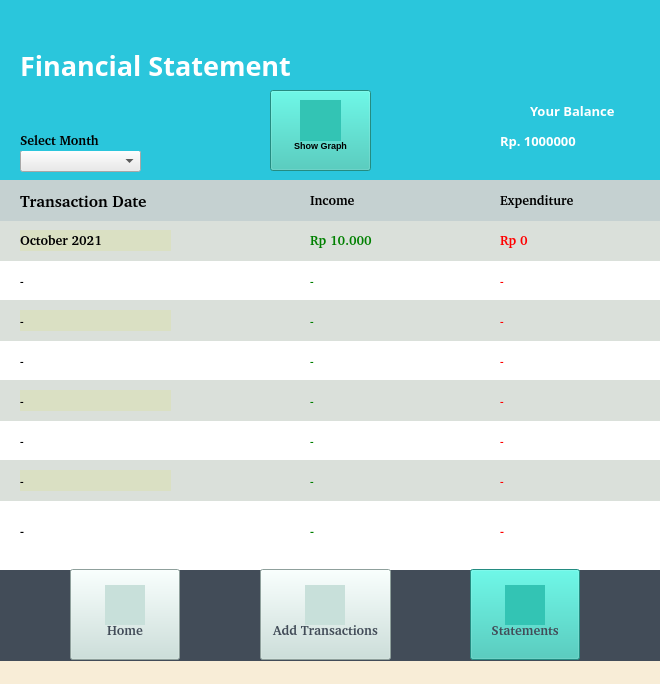
<?xml version="1.0" encoding="UTF-8"?>
<ui version="4.0">
 <class>Finstat</class>
 <widget class="QMainWindow" name="Finstat">
  <property name="geometry">
   <rect>
    <x>0</x>
    <y>0</y>
    <width>660</width>
    <height>684</height>
   </rect>
  </property>
  <property name="minimumSize">
   <size>
    <width>660</width>
    <height>684</height>
   </size>
  </property>
  <property name="maximumSize">
   <size>
    <width>660</width>
    <height>684</height>
   </size>
  </property>
  <property name="windowTitle">
   <string>Finstat</string>
  </property>
  <property name="styleSheet">
   <string notr="true">background-color: rgb(248, 237, 215);</string>
  </property>
  <widget class="QWidget" name="centralwidget">
   <widget class="QLabel" name="welcomelabel">
    <property name="geometry">
     <rect>
      <x>20</x>
      <y>0</y>
      <width>371</width>
      <height>131</height>
     </rect>
    </property>
    <property name="font">
     <font>
      <family>Poppins</family>
      <pointsize>20</pointsize>
      <weight>75</weight>
      <bold>true</bold>
     </font>
    </property>
    <property name="layoutDirection">
     <enum>Qt::LeftToRight</enum>
    </property>
    <property name="styleSheet">
     <string notr="true">background-color:rgb(255,182,46);
color: rgb(255, 255, 255);
background-color: rgb(42, 198, 220);</string>
    </property>
    <property name="text">
     <string>Financial Statement</string>
    </property>
   </widget>
   <widget class="QLabel" name="notelabel">
    <property name="geometry">
     <rect>
      <x>20</x>
      <y>180</y>
      <width>251</width>
      <height>41</height>
     </rect>
    </property>
    <property name="font">
     <font>
      <family>Champagne &amp; Limousines</family>
      <pointsize>12</pointsize>
      <weight>75</weight>
      <bold>true</bold>
     </font>
    </property>
    <property name="styleSheet">
     <string notr="true">background-color:rgb(197,209,209);</string>
    </property>
    <property name="text">
     <string>Transaction Date</string>
    </property>
   </widget>
   <widget class="QLabel" name="balancelabel">
    <property name="geometry">
     <rect>
      <x>530</x>
      <y>90</y>
      <width>121</width>
      <height>41</height>
     </rect>
    </property>
    <property name="font">
     <font>
      <family>Poppins</family>
      <pointsize>10</pointsize>
      <weight>75</weight>
      <bold>true</bold>
     </font>
    </property>
    <property name="layoutDirection">
     <enum>Qt::LeftToRight</enum>
    </property>
    <property name="styleSheet">
     <string notr="true">background-color:rgb(255,182,46);
color: rgb(255, 255, 255);
background-color: rgb(42, 198, 220);</string>
    </property>
    <property name="text">
     <string>Your Balance</string>
    </property>
   </widget>
   <widget class="QLabel" name="balancemoney">
    <property name="geometry">
     <rect>
      <x>500</x>
      <y>120</y>
      <width>151</width>
      <height>41</height>
     </rect>
    </property>
    <property name="font">
     <font>
      <family>Poppins</family>
      <pointsize>10</pointsize>
      <weight>75</weight>
      <bold>true</bold>
     </font>
    </property>
    <property name="layoutDirection">
     <enum>Qt::LeftToRight</enum>
    </property>
    <property name="styleSheet">
     <string notr="true">background-color:rgb(255,182,46);
color: rgb(255, 255, 255);
background-color: rgb(42, 198, 220);</string>
    </property>
    <property name="text">
     <string>Rp. 1000000</string>
    </property>
   </widget>
   <widget class="QLabel" name="incomelabel">
    <property name="geometry">
     <rect>
      <x>310</x>
      <y>190</y>
      <width>141</width>
      <height>21</height>
     </rect>
    </property>
    <property name="font">
     <font>
      <family>Champagne &amp; Limousines</family>
      <pointsize>10</pointsize>
      <weight>75</weight>
      <bold>true</bold>
     </font>
    </property>
    <property name="styleSheet">
     <string notr="true">background-color:rgb(197,209,209);</string>
    </property>
    <property name="text">
     <string>Income</string>
    </property>
   </widget>
   <widget class="QLabel" name="expenlabel">
    <property name="geometry">
     <rect>
      <x>500</x>
      <y>190</y>
      <width>141</width>
      <height>21</height>
     </rect>
    </property>
    <property name="font">
     <font>
      <family>Champagne &amp; Limousines</family>
      <pointsize>10</pointsize>
      <weight>75</weight>
      <bold>true</bold>
     </font>
    </property>
    <property name="styleSheet">
     <string notr="true">background-color:rgb(197,209,209);</string>
    </property>
    <property name="text">
     <string>Expenditure</string>
    </property>
   </widget>
   <widget class="QLabel" name="monthlabel">
    <property name="geometry">
     <rect>
      <x>20</x>
      <y>230</y>
      <width>151</width>
      <height>21</height>
     </rect>
    </property>
    <property name="font">
     <font>
      <family>Champagne &amp; Limousines</family>
      <pointsize>10</pointsize>
      <weight>75</weight>
      <bold>true</bold>
     </font>
    </property>
    <property name="styleSheet">
     <string notr="true">background-color:rgb(218,224,195);</string>
    </property>
    <property name="text">
     <string>October 2021</string>
    </property>
   </widget>
   <widget class="QLabel" name="monthincome">
    <property name="geometry">
     <rect>
      <x>310</x>
      <y>230</y>
      <width>141</width>
      <height>21</height>
     </rect>
    </property>
    <property name="font">
     <font>
      <family>Champagne &amp; Limousines</family>
      <pointsize>10</pointsize>
      <weight>75</weight>
      <bold>true</bold>
     </font>
    </property>
    <property name="styleSheet">
     <string notr="true">color : green;
background-color:rgb(218,224,218);</string>
    </property>
    <property name="text">
     <string>Rp 10.000</string>
    </property>
   </widget>
   <widget class="QLabel" name="monthexpen">
    <property name="geometry">
     <rect>
      <x>500</x>
      <y>230</y>
      <width>141</width>
      <height>21</height>
     </rect>
    </property>
    <property name="font">
     <font>
      <family>Champagne &amp; Limousines</family>
      <pointsize>10</pointsize>
      <weight>75</weight>
      <bold>true</bold>
     </font>
    </property>
    <property name="styleSheet">
     <string notr="true">color : red;
background-color:rgb(218,224,218);</string>
    </property>
    <property name="text">
     <string>Rp 0</string>
    </property>
   </widget>
   <widget class="QLabel" name="body">
    <property name="geometry">
     <rect>
      <x>0</x>
      <y>260</y>
      <width>661</width>
      <height>341</height>
     </rect>
    </property>
    <property name="font">
     <font>
      <family>Gagalin</family>
      <pointsize>18</pointsize>
      <weight>75</weight>
      <bold>true</bold>
     </font>
    </property>
    <property name="layoutDirection">
     <enum>Qt::LeftToRight</enum>
    </property>
    <property name="styleSheet">
     <string notr="true">background-color:white;</string>
    </property>
    <property name="text">
     <string/>
    </property>
   </widget>
   <widget class="QLabel" name="header">
    <property name="geometry">
     <rect>
      <x>0</x>
      <y>0</y>
      <width>661</width>
      <height>181</height>
     </rect>
    </property>
    <property name="font">
     <font>
      <family>Gagalin</family>
      <pointsize>18</pointsize>
      <weight>75</weight>
      <bold>true</bold>
     </font>
    </property>
    <property name="layoutDirection">
     <enum>Qt::LeftToRight</enum>
    </property>
    <property name="styleSheet">
     <string notr="true">background-color:rgb(255,182,46);
background-color: rgb(42, 198, 220);</string>
    </property>
    <property name="text">
     <string/>
    </property>
   </widget>
   <widget class="QLabel" name="body1">
    <property name="geometry">
     <rect>
      <x>0</x>
      <y>180</y>
      <width>661</width>
      <height>41</height>
     </rect>
    </property>
    <property name="font">
     <font>
      <family>Gagalin</family>
      <pointsize>18</pointsize>
      <weight>75</weight>
      <bold>true</bold>
     </font>
    </property>
    <property name="layoutDirection">
     <enum>Qt::LeftToRight</enum>
    </property>
    <property name="styleSheet">
     <string notr="true">background-color:rgb(197,209,209);</string>
    </property>
    <property name="text">
     <string/>
    </property>
   </widget>
   <widget class="QLabel" name="footer">
    <property name="geometry">
     <rect>
      <x>0</x>
      <y>570</y>
      <width>661</width>
      <height>91</height>
     </rect>
    </property>
    <property name="font">
     <font>
      <family>Gagalin</family>
      <pointsize>18</pointsize>
      <weight>75</weight>
      <bold>true</bold>
     </font>
    </property>
    <property name="layoutDirection">
     <enum>Qt::LeftToRight</enum>
    </property>
    <property name="styleSheet">
     <string notr="true">background-color:rgb(200,224,218);
background-color: rgb(66, 76, 88);</string>
    </property>
    <property name="text">
     <string/>
    </property>
   </widget>
   <widget class="QLabel" name="homeicon">
    <property name="geometry">
     <rect>
      <x>105</x>
      <y>585</y>
      <width>40</width>
      <height>40</height>
     </rect>
    </property>
    <property name="font">
     <font>
      <family>Champagne &amp; Limousines</family>
      <pointsize>12</pointsize>
      <weight>75</weight>
      <bold>true</bold>
     </font>
    </property>
    <property name="styleSheet">
     <string notr="true">background-color:rgb(200,224,218);
background-image : url(img/homenotfilled.png)
</string>
    </property>
    <property name="text">
     <string/>
    </property>
   </widget>
   <widget class="QLabel" name="addicon">
    <property name="geometry">
     <rect>
      <x>305</x>
      <y>585</y>
      <width>40</width>
      <height>40</height>
     </rect>
    </property>
    <property name="font">
     <font>
      <family>Champagne &amp; Limousines</family>
      <pointsize>12</pointsize>
      <weight>75</weight>
      <bold>true</bold>
     </font>
    </property>
    <property name="styleSheet">
     <string notr="true">background-color:rgb(200,224,218);
background-image : url(img/addnotfilled.png)
</string>
    </property>
    <property name="text">
     <string/>
    </property>
   </widget>
   <widget class="QPushButton" name="homebutton">
    <property name="geometry">
     <rect>
      <x>70</x>
      <y>569</y>
      <width>110</width>
      <height>91</height>
     </rect>
    </property>
    <property name="font">
     <font>
      <family>Champagne &amp; Limousines</family>
      <pointsize>10</pointsize>
      <weight>75</weight>
      <bold>true</bold>
     </font>
    </property>
    <property name="styleSheet">
     <string notr="true">background-color:rgb(200,224,218);
color: rgb(66, 76, 88);</string>
    </property>
    <property name="text">
     <string>

Home</string>
    </property>
   </widget>
   <widget class="QPushButton" name="addbutton">
    <property name="geometry">
     <rect>
      <x>260</x>
      <y>569</y>
      <width>131</width>
      <height>91</height>
     </rect>
    </property>
    <property name="font">
     <font>
      <family>Champagne &amp; Limousines</family>
      <pointsize>10</pointsize>
      <weight>75</weight>
      <bold>true</bold>
     </font>
    </property>
    <property name="styleSheet">
     <string notr="true">background-color:rgb(200,224,218);
color: rgb(66, 76, 88);</string>
    </property>
    <property name="text">
     <string>

Add Transactions</string>
    </property>
   </widget>
   <widget class="QPushButton" name="statementlabel">
    <property name="geometry">
     <rect>
      <x>470</x>
      <y>569</y>
      <width>110</width>
      <height>91</height>
     </rect>
    </property>
    <property name="font">
     <font>
      <family>Champagne &amp; Limousines</family>
      <pointsize>10</pointsize>
      <weight>75</weight>
      <bold>true</bold>
     </font>
    </property>
    <property name="styleSheet">
     <string notr="true">background-color:rgb(200,224,218);
color: rgb(66, 76, 88);
background-color: rgb(51, 196, 180);</string>
    </property>
    <property name="text">
     <string>

Statements</string>
    </property>
   </widget>
   <widget class="QLabel" name="statementicon">
    <property name="geometry">
     <rect>
      <x>505</x>
      <y>585</y>
      <width>40</width>
      <height>40</height>
     </rect>
    </property>
    <property name="font">
     <font>
      <family>Champagne &amp; Limousines</family>
      <pointsize>12</pointsize>
      <weight>75</weight>
      <bold>true</bold>
     </font>
    </property>
    <property name="styleSheet">
     <string notr="true">background-color:rgb(200,224,218);
background-color: rgb(51, 196, 180);
background-image : url(img/notesblack.png)
</string>
    </property>
    <property name="text">
     <string/>
    </property>
   </widget>
   <widget class="QLabel" name="body2">
    <property name="geometry">
     <rect>
      <x>0</x>
      <y>220</y>
      <width>661</width>
      <height>41</height>
     </rect>
    </property>
    <property name="font">
     <font>
      <family>Gagalin</family>
      <pointsize>18</pointsize>
      <weight>75</weight>
      <bold>true</bold>
     </font>
    </property>
    <property name="layoutDirection">
     <enum>Qt::LeftToRight</enum>
    </property>
    <property name="styleSheet">
     <string notr="true">background-color:rgb(218,224,218);</string>
    </property>
    <property name="text">
     <string/>
    </property>
   </widget>
   <widget class="QLabel" name="body3">
    <property name="geometry">
     <rect>
      <x>0</x>
      <y>300</y>
      <width>661</width>
      <height>41</height>
     </rect>
    </property>
    <property name="font">
     <font>
      <family>Gagalin</family>
      <pointsize>18</pointsize>
      <weight>75</weight>
      <bold>true</bold>
     </font>
    </property>
    <property name="layoutDirection">
     <enum>Qt::LeftToRight</enum>
    </property>
    <property name="styleSheet">
     <string notr="true">background-color:rgb(218,224,218);</string>
    </property>
    <property name="text">
     <string/>
    </property>
   </widget>
   <widget class="QLabel" name="body4">
    <property name="geometry">
     <rect>
      <x>0</x>
      <y>380</y>
      <width>661</width>
      <height>41</height>
     </rect>
    </property>
    <property name="font">
     <font>
      <family>Gagalin</family>
      <pointsize>18</pointsize>
      <weight>75</weight>
      <bold>true</bold>
     </font>
    </property>
    <property name="layoutDirection">
     <enum>Qt::LeftToRight</enum>
    </property>
    <property name="styleSheet">
     <string notr="true">background-color:rgb(218,224,218);</string>
    </property>
    <property name="text">
     <string/>
    </property>
   </widget>
   <widget class="QLabel" name="body5">
    <property name="geometry">
     <rect>
      <x>0</x>
      <y>460</y>
      <width>661</width>
      <height>41</height>
     </rect>
    </property>
    <property name="font">
     <font>
      <family>Gagalin</family>
      <pointsize>18</pointsize>
      <weight>75</weight>
      <bold>true</bold>
     </font>
    </property>
    <property name="layoutDirection">
     <enum>Qt::LeftToRight</enum>
    </property>
    <property name="styleSheet">
     <string notr="true">background-color:rgb(218,224,218);</string>
    </property>
    <property name="text">
     <string/>
    </property>
   </widget>
   <widget class="QLabel" name="top1label">
    <property name="geometry">
     <rect>
      <x>20</x>
      <y>270</y>
      <width>151</width>
      <height>21</height>
     </rect>
    </property>
    <property name="font">
     <font>
      <family>Champagne &amp; Limousines</family>
      <pointsize>8</pointsize>
      <weight>75</weight>
      <bold>true</bold>
     </font>
    </property>
    <property name="styleSheet">
     <string notr="true">background-color:white</string>
    </property>
    <property name="text">
     <string>-</string>
    </property>
   </widget>
   <widget class="QLabel" name="top2label">
    <property name="geometry">
     <rect>
      <x>20</x>
      <y>310</y>
      <width>151</width>
      <height>21</height>
     </rect>
    </property>
    <property name="font">
     <font>
      <family>Champagne &amp; Limousines</family>
      <pointsize>8</pointsize>
      <weight>75</weight>
      <bold>true</bold>
     </font>
    </property>
    <property name="styleSheet">
     <string notr="true">background-color:rgb(218,224,195);</string>
    </property>
    <property name="text">
     <string>-</string>
    </property>
   </widget>
   <widget class="QLabel" name="top3label">
    <property name="geometry">
     <rect>
      <x>20</x>
      <y>350</y>
      <width>151</width>
      <height>21</height>
     </rect>
    </property>
    <property name="font">
     <font>
      <family>Champagne &amp; Limousines</family>
      <pointsize>8</pointsize>
      <weight>75</weight>
      <bold>true</bold>
     </font>
    </property>
    <property name="styleSheet">
     <string notr="true">background-color:white</string>
    </property>
    <property name="text">
     <string>-</string>
    </property>
   </widget>
   <widget class="QLabel" name="top4label">
    <property name="geometry">
     <rect>
      <x>20</x>
      <y>390</y>
      <width>151</width>
      <height>21</height>
     </rect>
    </property>
    <property name="font">
     <font>
      <family>Champagne &amp; Limousines</family>
      <pointsize>8</pointsize>
      <weight>75</weight>
      <bold>true</bold>
     </font>
    </property>
    <property name="styleSheet">
     <string notr="true">background-color:rgb(218,224,195);</string>
    </property>
    <property name="text">
     <string>-</string>
    </property>
   </widget>
   <widget class="QLabel" name="top5label">
    <property name="geometry">
     <rect>
      <x>20</x>
      <y>430</y>
      <width>151</width>
      <height>21</height>
     </rect>
    </property>
    <property name="font">
     <font>
      <family>Champagne &amp; Limousines</family>
      <pointsize>8</pointsize>
      <weight>75</weight>
      <bold>true</bold>
     </font>
    </property>
    <property name="styleSheet">
     <string notr="true">background-color:white</string>
    </property>
    <property name="text">
     <string>-</string>
    </property>
   </widget>
   <widget class="QLabel" name="top6label">
    <property name="geometry">
     <rect>
      <x>20</x>
      <y>470</y>
      <width>151</width>
      <height>21</height>
     </rect>
    </property>
    <property name="font">
     <font>
      <family>Champagne &amp; Limousines</family>
      <pointsize>8</pointsize>
      <weight>75</weight>
      <bold>true</bold>
     </font>
    </property>
    <property name="styleSheet">
     <string notr="true">background-color:rgb(218,224,195);</string>
    </property>
    <property name="text">
     <string>-</string>
    </property>
   </widget>
   <widget class="QLabel" name="top7label">
    <property name="geometry">
     <rect>
      <x>20</x>
      <y>520</y>
      <width>151</width>
      <height>21</height>
     </rect>
    </property>
    <property name="font">
     <font>
      <family>Champagne &amp; Limousines</family>
      <pointsize>9</pointsize>
      <weight>75</weight>
      <bold>true</bold>
     </font>
    </property>
    <property name="styleSheet">
     <string notr="true">background-color:white</string>
    </property>
    <property name="text">
     <string>-</string>
    </property>
   </widget>
   <widget class="QLabel" name="top1labelinc">
    <property name="geometry">
     <rect>
      <x>310</x>
      <y>270</y>
      <width>141</width>
      <height>21</height>
     </rect>
    </property>
    <property name="font">
     <font>
      <family>Champagne &amp; Limousines</family>
      <pointsize>8</pointsize>
      <weight>75</weight>
      <bold>true</bold>
     </font>
    </property>
    <property name="styleSheet">
     <string notr="true">color : green;
background-color:white</string>
    </property>
    <property name="text">
     <string>-</string>
    </property>
   </widget>
   <widget class="QLabel" name="top2labelinc">
    <property name="geometry">
     <rect>
      <x>310</x>
      <y>310</y>
      <width>141</width>
      <height>21</height>
     </rect>
    </property>
    <property name="font">
     <font>
      <family>Champagne &amp; Limousines</family>
      <pointsize>8</pointsize>
      <weight>75</weight>
      <bold>true</bold>
     </font>
    </property>
    <property name="styleSheet">
     <string notr="true">color : green;
background-color:rgb(218,224,218);</string>
    </property>
    <property name="text">
     <string>-</string>
    </property>
   </widget>
   <widget class="QLabel" name="top3labelinc">
    <property name="geometry">
     <rect>
      <x>310</x>
      <y>350</y>
      <width>141</width>
      <height>21</height>
     </rect>
    </property>
    <property name="font">
     <font>
      <family>Champagne &amp; Limousines</family>
      <pointsize>8</pointsize>
      <weight>75</weight>
      <bold>true</bold>
     </font>
    </property>
    <property name="styleSheet">
     <string notr="true">color : green;
background-color:white</string>
    </property>
    <property name="text">
     <string>-</string>
    </property>
   </widget>
   <widget class="QLabel" name="top4labelinc">
    <property name="geometry">
     <rect>
      <x>310</x>
      <y>390</y>
      <width>141</width>
      <height>21</height>
     </rect>
    </property>
    <property name="font">
     <font>
      <family>Champagne &amp; Limousines</family>
      <pointsize>8</pointsize>
      <weight>75</weight>
      <bold>true</bold>
     </font>
    </property>
    <property name="styleSheet">
     <string notr="true">color : green;
background-color:rgb(218,224,218);</string>
    </property>
    <property name="text">
     <string>-</string>
    </property>
   </widget>
   <widget class="QLabel" name="top5labelinc">
    <property name="geometry">
     <rect>
      <x>310</x>
      <y>430</y>
      <width>141</width>
      <height>21</height>
     </rect>
    </property>
    <property name="font">
     <font>
      <family>Champagne &amp; Limousines</family>
      <pointsize>8</pointsize>
      <weight>75</weight>
      <bold>true</bold>
     </font>
    </property>
    <property name="styleSheet">
     <string notr="true">color : green;
background-color:white</string>
    </property>
    <property name="text">
     <string>-</string>
    </property>
   </widget>
   <widget class="QLabel" name="top6labelinc">
    <property name="geometry">
     <rect>
      <x>310</x>
      <y>470</y>
      <width>141</width>
      <height>21</height>
     </rect>
    </property>
    <property name="font">
     <font>
      <family>Champagne &amp; Limousines</family>
      <pointsize>8</pointsize>
      <weight>75</weight>
      <bold>true</bold>
     </font>
    </property>
    <property name="styleSheet">
     <string notr="true">color : green;
background-color:rgb(218,224,218);</string>
    </property>
    <property name="text">
     <string>-</string>
    </property>
   </widget>
   <widget class="QLabel" name="top7labelinc">
    <property name="geometry">
     <rect>
      <x>310</x>
      <y>520</y>
      <width>141</width>
      <height>21</height>
     </rect>
    </property>
    <property name="font">
     <font>
      <family>Champagne &amp; Limousines</family>
      <pointsize>9</pointsize>
      <weight>75</weight>
      <bold>true</bold>
     </font>
    </property>
    <property name="styleSheet">
     <string notr="true">color : green;
background-color:white</string>
    </property>
    <property name="text">
     <string>-</string>
    </property>
   </widget>
   <widget class="QLabel" name="top1labelexp">
    <property name="geometry">
     <rect>
      <x>500</x>
      <y>270</y>
      <width>141</width>
      <height>21</height>
     </rect>
    </property>
    <property name="font">
     <font>
      <family>Champagne &amp; Limousines</family>
      <pointsize>8</pointsize>
      <weight>75</weight>
      <bold>true</bold>
     </font>
    </property>
    <property name="styleSheet">
     <string notr="true">color : red;
background-color:white</string>
    </property>
    <property name="text">
     <string>-</string>
    </property>
   </widget>
   <widget class="QLabel" name="top2labelexp">
    <property name="geometry">
     <rect>
      <x>500</x>
      <y>310</y>
      <width>141</width>
      <height>21</height>
     </rect>
    </property>
    <property name="font">
     <font>
      <family>Champagne &amp; Limousines</family>
      <pointsize>8</pointsize>
      <weight>75</weight>
      <bold>true</bold>
     </font>
    </property>
    <property name="styleSheet">
     <string notr="true">color : red;
background-color:rgb(218,224,218);</string>
    </property>
    <property name="text">
     <string>-</string>
    </property>
   </widget>
   <widget class="QLabel" name="top3labelexp">
    <property name="geometry">
     <rect>
      <x>500</x>
      <y>350</y>
      <width>141</width>
      <height>21</height>
     </rect>
    </property>
    <property name="font">
     <font>
      <family>Champagne &amp; Limousines</family>
      <pointsize>8</pointsize>
      <weight>75</weight>
      <bold>true</bold>
     </font>
    </property>
    <property name="styleSheet">
     <string notr="true">color : red;
background-color:white</string>
    </property>
    <property name="text">
     <string>-</string>
    </property>
   </widget>
   <widget class="QLabel" name="top4labelexp">
    <property name="geometry">
     <rect>
      <x>500</x>
      <y>390</y>
      <width>141</width>
      <height>21</height>
     </rect>
    </property>
    <property name="font">
     <font>
      <family>Champagne &amp; Limousines</family>
      <pointsize>8</pointsize>
      <weight>75</weight>
      <bold>true</bold>
     </font>
    </property>
    <property name="styleSheet">
     <string notr="true">color : red;
background-color:rgb(218,224,218);</string>
    </property>
    <property name="text">
     <string>-</string>
    </property>
   </widget>
   <widget class="QLabel" name="top5labelexp">
    <property name="geometry">
     <rect>
      <x>500</x>
      <y>430</y>
      <width>141</width>
      <height>21</height>
     </rect>
    </property>
    <property name="font">
     <font>
      <family>Champagne &amp; Limousines</family>
      <pointsize>8</pointsize>
      <weight>75</weight>
      <bold>true</bold>
     </font>
    </property>
    <property name="styleSheet">
     <string notr="true">color : red;
background-color:white</string>
    </property>
    <property name="text">
     <string>-</string>
    </property>
   </widget>
   <widget class="QLabel" name="top6labelexp">
    <property name="geometry">
     <rect>
      <x>500</x>
      <y>470</y>
      <width>141</width>
      <height>21</height>
     </rect>
    </property>
    <property name="font">
     <font>
      <family>Champagne &amp; Limousines</family>
      <pointsize>8</pointsize>
      <weight>75</weight>
      <bold>true</bold>
     </font>
    </property>
    <property name="styleSheet">
     <string notr="true">color : red;
background-color:rgb(218,224,218);</string>
    </property>
    <property name="text">
     <string>-</string>
    </property>
   </widget>
   <widget class="QLabel" name="top7labelexp">
    <property name="geometry">
     <rect>
      <x>500</x>
      <y>520</y>
      <width>141</width>
      <height>21</height>
     </rect>
    </property>
    <property name="font">
     <font>
      <family>Champagne &amp; Limousines</family>
      <pointsize>9</pointsize>
      <weight>75</weight>
      <bold>true</bold>
     </font>
    </property>
    <property name="styleSheet">
     <string notr="true">color : red;
background-color:white</string>
    </property>
    <property name="text">
     <string>-</string>
    </property>
   </widget>
   <widget class="QPushButton" name="graphbutton">
    <property name="geometry">
     <rect>
      <x>270</x>
      <y>90</y>
      <width>101</width>
      <height>81</height>
     </rect>
    </property>
    <property name="font">
     <font>
      <pointsize>7</pointsize>
      <weight>75</weight>
      <bold>true</bold>
     </font>
    </property>
    <property name="styleSheet">
     <string notr="true">background-color:rgb(200,224,218);
background-color: rgb(51, 196, 180);</string>
    </property>
    <property name="text">
     <string>


Show Graph</string>
    </property>
   </widget>
   <widget class="QLabel" name="graphicon">
    <property name="geometry">
     <rect>
      <x>300</x>
      <y>100</y>
      <width>41</width>
      <height>41</height>
     </rect>
    </property>
    <property name="font">
     <font>
      <family>Champagne &amp; Limousines</family>
      <pointsize>9</pointsize>
      <weight>75</weight>
      <bold>true</bold>
     </font>
    </property>
    <property name="styleSheet">
     <string notr="true">background-color:rgb(200,224,218);
background-color: rgb(51, 196, 180);
background-image : url(img/graph.png);
</string>
    </property>
    <property name="text">
     <string/>
    </property>
   </widget>
   <widget class="QComboBox" name="monthselector">
    <property name="geometry">
     <rect>
      <x>20</x>
      <y>150</y>
      <width>121</width>
      <height>22</height>
     </rect>
    </property>
    <property name="styleSheet">
     <string notr="true">background-color: rgb(234, 234, 234);</string>
    </property>
   </widget>
   <widget class="QLabel" name="monthselectorlbl">
    <property name="geometry">
     <rect>
      <x>20</x>
      <y>130</y>
      <width>141</width>
      <height>21</height>
     </rect>
    </property>
    <property name="font">
     <font>
      <family>Champagne &amp; Limousines</family>
      <pointsize>10</pointsize>
      <weight>75</weight>
      <bold>true</bold>
     </font>
    </property>
    <property name="styleSheet">
     <string notr="true">background-color:rgb(255,182,46);
background-color: rgb(42, 198, 220);</string>
    </property>
    <property name="text">
     <string>Select Month</string>
    </property>
   </widget>
   <widget class="QLabel" name="label">
    <property name="geometry">
     <rect>
      <x>-40</x>
      <y>90</y>
      <width>711</width>
      <height>611</height>
     </rect>
    </property>
    <property name="styleSheet">
     <string notr="true">background-image : url(img/white-paper-texture.jpg)</string>
    </property>
    <property name="text">
     <string/>
    </property>
    <property name="pixmap">
     <pixmap>../../../Users/asus/Downloads/white-paper-texture.jpg</pixmap>
    </property>
   </widget>
   <zorder>label</zorder>
   <zorder>body</zorder>
   <zorder>body2</zorder>
   <zorder>footer</zorder>
   <zorder>addbutton</zorder>
   <zorder>header</zorder>
   <zorder>body1</zorder>
   <zorder>welcomelabel</zorder>
   <zorder>notelabel</zorder>
   <zorder>balancelabel</zorder>
   <zorder>balancemoney</zorder>
   <zorder>incomelabel</zorder>
   <zorder>expenlabel</zorder>
   <zorder>monthlabel</zorder>
   <zorder>monthincome</zorder>
   <zorder>monthexpen</zorder>
   <zorder>homebutton</zorder>
   <zorder>homeicon</zorder>
   <zorder>addicon</zorder>
   <zorder>statementlabel</zorder>
   <zorder>statementicon</zorder>
   <zorder>body3</zorder>
   <zorder>body4</zorder>
   <zorder>body5</zorder>
   <zorder>top1label</zorder>
   <zorder>top2label</zorder>
   <zorder>top3label</zorder>
   <zorder>top4label</zorder>
   <zorder>top5label</zorder>
   <zorder>top6label</zorder>
   <zorder>top7label</zorder>
   <zorder>top1labelinc</zorder>
   <zorder>top2labelinc</zorder>
   <zorder>top3labelinc</zorder>
   <zorder>top4labelinc</zorder>
   <zorder>top5labelinc</zorder>
   <zorder>top6labelinc</zorder>
   <zorder>top7labelinc</zorder>
   <zorder>top1labelexp</zorder>
   <zorder>top2labelexp</zorder>
   <zorder>top3labelexp</zorder>
   <zorder>top4labelexp</zorder>
   <zorder>top5labelexp</zorder>
   <zorder>top6labelexp</zorder>
   <zorder>top7labelexp</zorder>
   <zorder>graphbutton</zorder>
   <zorder>graphicon</zorder>
   <zorder>monthselector</zorder>
   <zorder>monthselectorlbl</zorder>
  </widget>
 </widget>
 <resources/>
 <connections/>
</ui>
